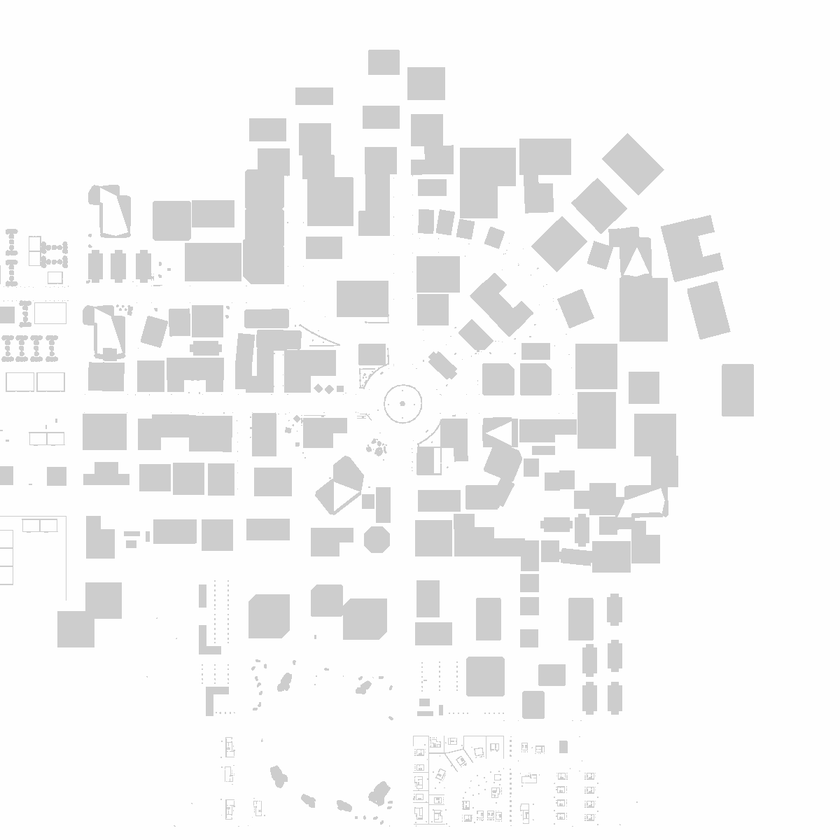
#> input picture voronoi_test/images/city_map.png, 840 x 840 px, shrunk from 1200 x 1200 before the run
$ python voronoi_scipy.py
#> lines starting #> are read from the running program, lines starting #| are printed output that depends on the picture; after the words box and inside, x2 and y2 are one past the last pixel; in counts of white or black regions, pixels touching at a corner belong together
### voronoi_test/generate_points.py
import cv2
import numpy as np
from scipy.spatial import Voronoi, voronoi_plot_2d
import matplotlib.pyplot as plt
import os

def extract_corners_canny(image_path, max_points=10000):
    image = cv2.imread(image_path, cv2.IMREAD_GRAYSCALE)
    edges = cv2.Canny(image, 100, 200)
    corners = cv2.goodFeaturesToTrack(edges, maxCorners=0, qualityLevel=0.1, minDistance=5)
    edge_points = cv2.findNonZero(edges)

    print("Corners shape: ", corners.shape)
    print("Edge points shape: ", edge_points.shape)

    output_corners = corners.reshape(corners.shape[0], 2)
    output_edge_points = edge_points.reshape(edge_points.shape[0], 2)

    # Draw points
    plt.figure(figsize=(10, 10))
    plt.imshow(image, cmap='gray')
    #plt.scatter(output_corners[:, 0], output_corners[:, 1], c='r', s=10)
    plt.scatter(output_edge_points[:, 0], output_edge_points[:, 1], c='r', s=10)
    plt.title('Edges detected by Canny')
    plt.axis('off')
    plt.show()


    return output_edge_points

def extract_contours(image_path):
#> called with image_path = 'voronoi_test/images/city_map.png'
    image = cv2.imread(image_path)
#> image is the input picture: shape (840, 840, 3); min 187, max 255, mean 243.9
    gray = cv2.cvtColor(image, cv2.COLOR_BGR2GRAY)
    edges = cv2.Canny(gray, threshold1=100, threshold2=200)
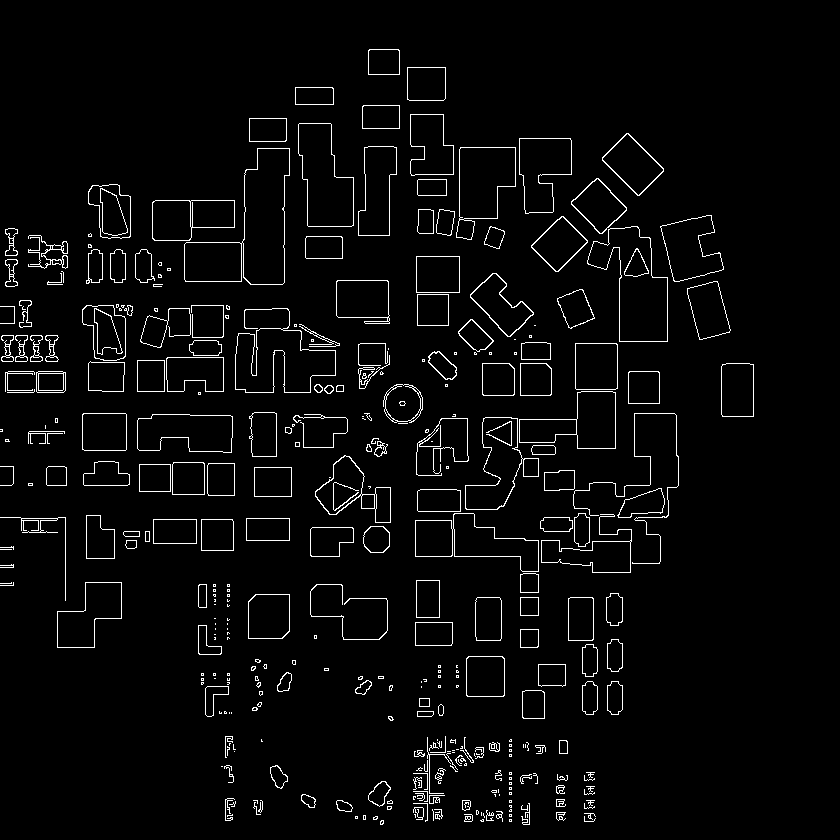
#> edges: shape (840, 840); 3.4% white in thin lines or dots, all inside (x1, y1, x2, y2) = (0, 49, 754, 825)
    _, thresholded = cv2.threshold(gray, 127, 255, cv2.THRESH_BINARY)
#> thresholded: shape (840, 840); every value is 255

    contours, _ = cv2.findContours(edges, cv2.RETR_EXTERNAL, cv2.CHAIN_APPROX_SIMPLE)
#> contours = 357 contours, 226 with area under 20; largest, box (x1, y1, x2, y2) and area: (184, 148, 290, 285) 7525, (587, 226, 668, 342) 5214, (235, 308, 336, 393) 4416, (298, 123, 354, 227) 4024, (415, 513, 539, 572) 3814
    bound_contours, _ = cv2.findContours(thresholded, cv2.RETR_TREE, cv2.CHAIN_APPROX_SIMPLE)
#> bound_contours = [[[0, 0], [0, 839], [839, 839], [839, 0]]]

    all_contours = contours + bound_contours
#> all_contours = 358 contours, 226 with area under 20; largest, box (x1, y1, x2, y2) and area: (0, 0, 840, 840) 703921, (184, 148, 290, 285) 7525, (587, 226, 668, 342) 5214, (235, 308, 336, 393) 4416, (298, 123, 354, 227) 4024
    valid_contours = [contour for contour in all_contours if len(contour) >= 4]
#> valid_contours = 324 contours, 192 with area under 20; largest, box (x1, y1, x2, y2) and area: (0, 0, 840, 840) 703921, (184, 148, 290, 285) 7525, (587, 226, 668, 342) 5214, (235, 308, 336, 393) 4416, (298, 123, 354, 227) 4024

    points_list = []
    for contour in all_contours:
        for point in contour:
            points_list.append(point[0])
#> this loop made 358 passes
#> contour on passes 2, 6, 7: [[509, 819], [509, 821], [511, 821], [511, 819]], [[355, 816], [355, 818], [357, 818], [357, 816]], [[363, 815], [363, 819], [365, 819], [365, 815]]
#> after the loop, points_list = 5585 pairs, first value 0 to 839, second value 0 to 839

    points_array = np.array(points_list)
#> points_array has the same summary as points_list

    print(points_array)
#> (printed output is left out)

    image_contours = image.copy()
    cv2.drawContours(image_contours, valid_contours, -1, (0, 255, 0), 2)
#> image_contours: shape (840, 840, 3); 10.42% of pixels changed, all inside (x1, y1, x2, y2) = (0, 0, 840, 840)


    # Display the result
    cv2.imshow('Detected Edges', image_contours)
    cv2.waitKey(0)
    cv2.destroyAllWindows()

    return valid_contours

# [52 lines left out: functions extract_border_contours, main, not called in this run]
    #plot_voronoi_on_image(image_path, points)

# Usage
#image_path = os.path.join(os.getcwd(), 'images' ,'voronoi_d0.png')
image_path = os.path.join(os.getcwd(), 'images' ,'city_map.png')
#main(image_path)
#extract_corners_canny(image_path)
extract_contours(image_path)
#extract_border_contours(image_path)

### voronoi_test/voronoi_scipy.py
import numpy as np
from scipy.spatial import Voronoi, voronoi_plot_2d
import matplotlib.pyplot as plt
from shapely.geometry import LineString, Polygon
import os
import cv2
import generate_points

# Path to the image
image_path = os.path.join(os.getcwd(), 'images', 'voronoi_d0.png')
#image_path = os.path.join(os.getcwd(), 'images', 'city_map.png')

image = cv2.imread(image_path, cv2.IMREAD_GRAYSCALE)
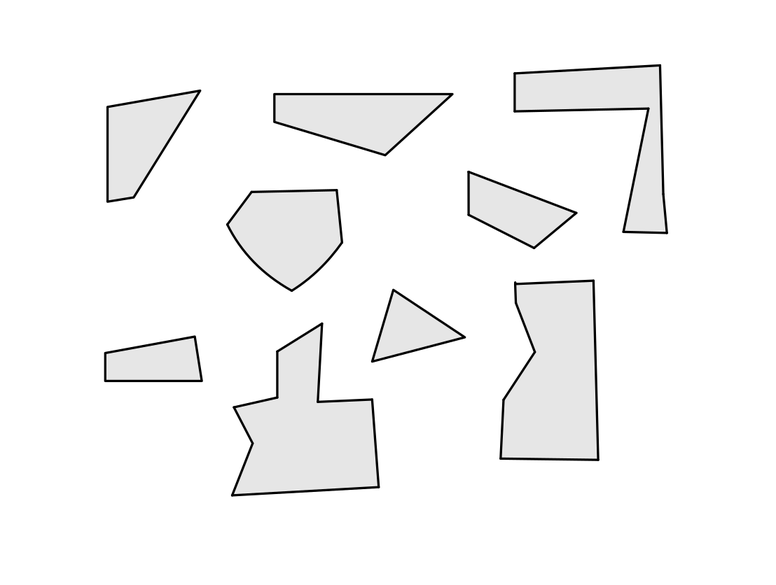
#> input picture voronoi_test/images/voronoi_d0.png, 776 x 585 px, shrunk from 1108 x 836 before the run
#> image is the input picture: shape (585, 776); min 0, max 255, mean 246.7


points = generate_points.extract_corners_canny(image_path)
#> in extract_corners_canny, `edges = cv2.Canny(image, 100, 200)`:
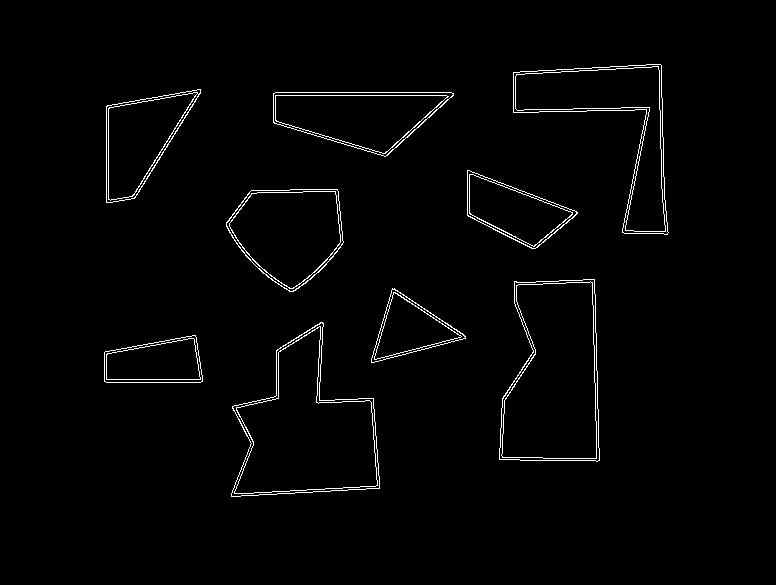
#> edges: shape (585, 776); 1.7% white in thin lines or dots, all inside (x1, y1, x2, y2) = (104, 64, 669, 497)
#> in extract_corners_canny, `corners = cv2.goodFeaturesToTrack(edges, maxCorners=0, qualityLevel=0...`: corners = 340 rows, first 8: [321, 324], [198, 91], [238, 409], [469, 172], [233, 494], [373, 360], [594, 456], [371, 400]
#> in extract_corners_canny, `edge_points = cv2.findNonZero(edges)`: edge_points = contour of 7585 points, box (x1, y1, x2, y2) (104, 64, 669, 497), area 16732
#| Corners shape:  (340, 1, 2)
#| Edge points shape:  (7585, 1, 2)
#> in extract_corners_canny, `output_corners = corners.reshape(corners.shape[0], 2)`: output_corners = 340 pairs, first value 104 to 667, second value 65 to 495
#> in extract_corners_canny, `output_edge_points = edge_points.reshape(edge_points.shape[0], 2)`: output_edge_points = 7585 pairs, first value 104 to 668, second value 64 to 496
#> in extract_corners_canny, `plt.show()`:
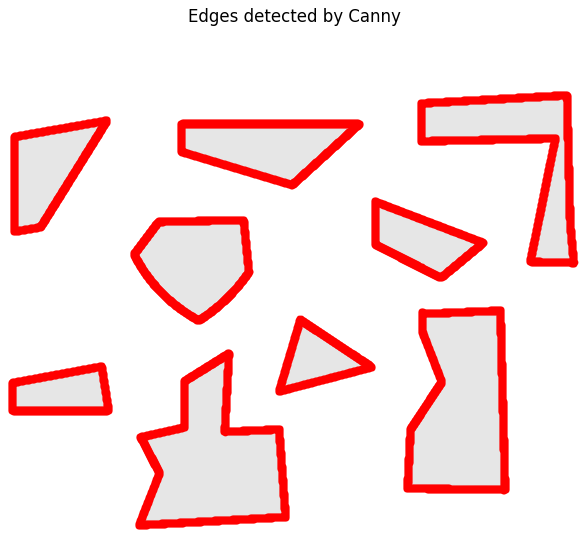
#> figure drawn by matplotlib, 1 panel
#> points has the same summary as output_edge_points in extract_corners_canny

all_contours = generate_points.extract_contours(image_path)
#> call 2 of extract_contours, with image_path = 'voronoi_test/images/voronoi_d0.png'
#> in extract_contours (call 2), `_, thresholded = cv2.threshold(gray, 127, 255, cv2.THRESH_BINARY)`:
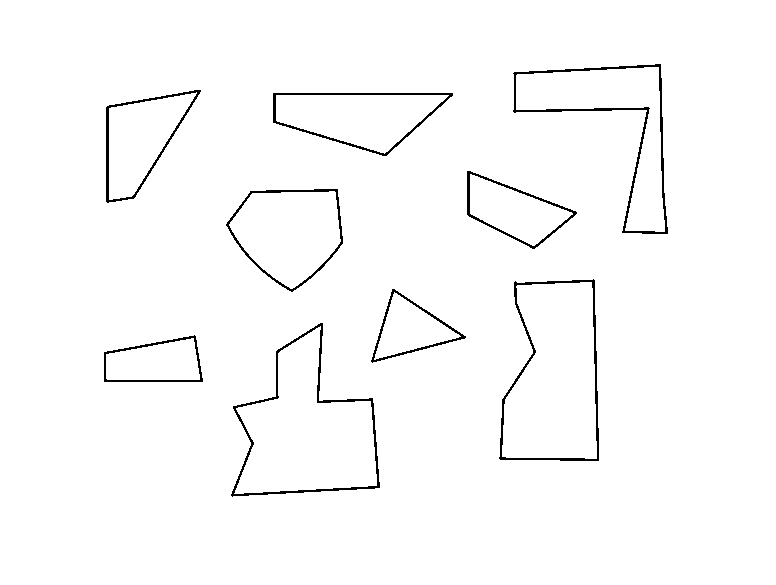
#> thresholded: shape (585, 776); 98.1% white; black in thin lines or dots, all inside (x1, y1, x2, y2) = (104, 64, 668, 497)
#> in extract_contours (call 2), `contours, _ = cv2.findContours(edges, cv2.RETR_EXTERNAL, cv2.CHAIN_APP..`: contours = 9 contours; largest, box (x1, y1, x2, y2) and area: (231, 322, 380, 497) 15347, (499, 279, 600, 462) 14990, (513, 64, 669, 235) 10032, (226, 189, 344, 292) 8598, (273, 92, 454, 157) 7564
#> in extract_contours (call 2), `bound_contours, _ = cv2.findContours(thresholded, cv2.RETR_TREE, cv2.C..`: bound_contours = 19 contours; largest, box (x1, y1, x2, y2) and area: (0, 0, 776, 585) 452600, (230, 322, 381, 498) 15630, (498, 278, 600, 462) 15246, (234, 326, 377, 494) 13649, (502, 282, 597, 459) 13454
#> in extract_contours (call 2), `all_contours = contours + bound_contours`: all_contours = 28 contours; largest, box (x1, y1, x2, y2) and area: (0, 0, 776, 585) 452600, (230, 322, 381, 498) 15630, (231, 322, 380, 497) 15347, (498, 278, 600, 462) 15246, (499, 279, 600, 462) 14990
#> in extract_contours (call 2), `valid_contours = [contour for contour in all_contours if len(contour) ..`: valid_contours has the same summary as all_contours
#> the loop in extract_contours (call 2), `for contour in all_contours:` made 28 passes
#> contour on pass 10: [[0, 0], [0, 584], [775, 584], [775, 0]]
#> after the loop in extract_contours (call 2), `for contour in all_contours:`: points_list = 3109 pairs, first value 0 to 775, second value 0 to 584
#> in extract_contours (call 2), `points_array = np.array(points_list)`: points_array has the same summary as points_list
#> (printed output is left out)


vor = Voronoi(points)

# [8 lines of commented-out code are left out]
contours, _ = cv2.findContours(image, cv2.RETR_EXTERNAL, cv2.CHAIN_APPROX_SIMPLE)
#> contours = [[[0, 0], [0, 584], [775, 584], [775, 0]]]

image_contours = image.copy()
cv2.drawContours(image_contours, contours, -1, (0, 255, 0), 2)
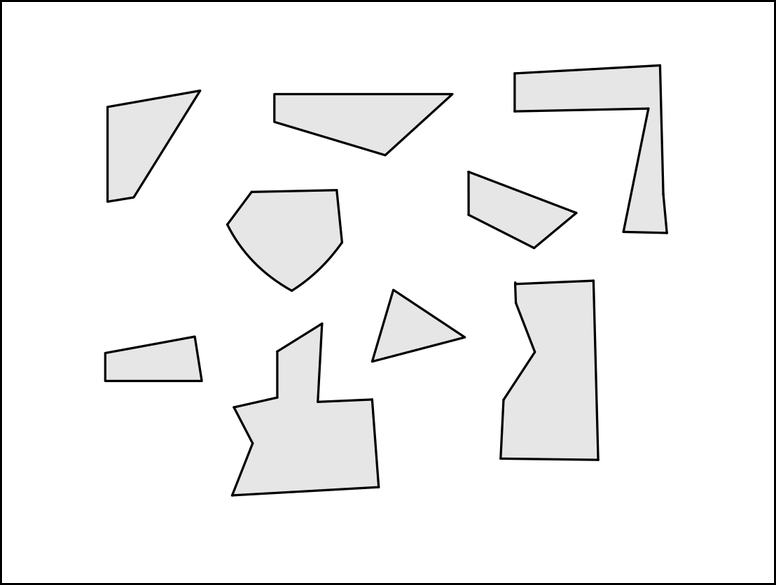
#> image_contours: shape (585, 776); min 0, max 255, mean 243.6

# Display the result
cv2.imshow('Detected Edges', image_contours)
cv2.waitKey(0)
cv2.destroyAllWindows()

boundary_polygons = [Polygon(cnt[:, 0, :]) for cnt in all_contours]
#> boundary_polygons = 28 items

# Extract Voronoi lines and filter those that do not intersect with the boundary
lines = []
for ridge in vor.ridge_vertices:
    if -1 not in ridge:
        start_point = vor.vertices[ridge[0]]
        end_point = vor.vertices[ridge[1]]
        line = LineString([start_point, end_point])

        #intersects = any(line.intersects(bound) for bound in boundary_polygons)
        #if not intersects:
        #    lines.append((start_point, end_point))
        lines.append((start_point, end_point))
#> this loop made 19602 passes
#> (ridge, start_point, end_point) on passes 1 to 12: ([0, 1], [28.99, 276], [92.68, 276.4]), ([0, 42], [28.99, 276], [105.5, 352.5]), ([1, 14], [92.68, 276.4], [105.5, 340.5]), ([14, 42], [105.5, 340.5], [105.5, 352.5]), ([42, 43], [105.5, 352.5], [106.5, 352]), ([14, 45], [105.5, 340.5], [106.5, 344.5]), ([43, 45], [106.5, 352], [106.5, 344.5]), ([15, 46], [114.1, 360.5], [105, 360.5]), ([15, 47], [114.1, 360.5], [112.7, 359.5]), ([46, 48], [105, 360.5], [105, 359.5]), ([47, 48], [112.7, 359.5], [105, 359.5]), ([54, 55], [105.2, 379.8], [106.5, 380.5])
#> (start_point, end_point) on passes 62, 64, 65, 66, 67, 68: ([651.5, 65], [652.5, 65]), ([652.5, 65], [653.5, 65]), ([108.5, 354.5], [107.5, 353.5]), ([108.5, 354.5], [108.5, 352]), ([107.5, 353.5], [107.5, 352]), ([107.5, 352], [108.5, 352])
#> after the loop, lines = 19523 items, first 6: ([28.99, 276], [92.68, 276.4]), ([28.99, 276], [105.5, 352.5]), ([92.68, 276.4], [105.5, 340.5]), ([105.5, 340.5], [105.5, 352.5]), ([105.5, 352.5], [106.5, 352]), ([105.5, 340.5], [106.5, 344.5])


# Plot Voronoi diagram and lines
fig, ax = plt.subplots()
#voronoi_plot_2d(vor, ax=ax, show_vertices=False, line_colors='blue')

# Plot the extracted lines that do not intersect with the boundary
for line in lines:
    line = LineString(line)
    x, y = line.xy
    ax.plot(x, y, 'r-')
#> this loop made 19523 passes
#> line on passes 1 to 3: ([28.99, 276], [92.68, 276.4]), ([28.99, 276], [105.5, 352.5]), ([92.68, 276.4], [105.5, 340.5])

# Plot the original points
ax.plot(points[:, 0], points[:, 1], 'ko')

# Optionally, plot the boundary for visualization
for bound in boundary_polygons:
    x, y = bound.exterior.xy
    ax.plot(x, y, 'g-')
#> this loop made 28 passes

ax.imshow(image, cmap='gray')
plt.show()
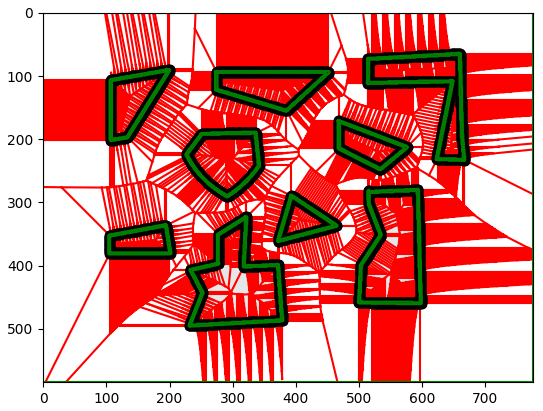
#> figure drawn by matplotlib, 1 panel
